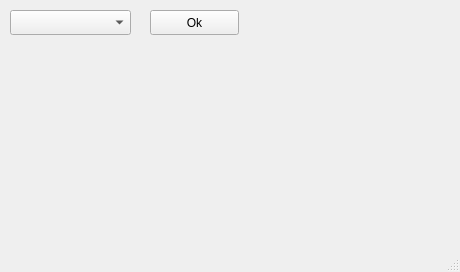
<?xml version="1.0" encoding="UTF-8"?>
<ui version="4.0">
 <class>MainWindow</class>
 <widget class="QMainWindow" name="MainWindow">
  <property name="geometry">
   <rect>
    <x>0</x>
    <y>0</y>
    <width>460</width>
    <height>272</height>
   </rect>
  </property>
  <property name="windowTitle">
   <string>MainWindow</string>
  </property>
  <widget class="QWidget" name="centralwidget">
   <widget class="QComboBox" name="comboBox">
    <property name="geometry">
     <rect>
      <x>10</x>
      <y>10</y>
      <width>121</width>
      <height>25</height>
     </rect>
    </property>
   </widget>
   <widget class="QPushButton" name="pushButton">
    <property name="geometry">
     <rect>
      <x>150</x>
      <y>10</y>
      <width>89</width>
      <height>25</height>
     </rect>
    </property>
    <property name="text">
     <string>Ok</string>
    </property>
   </widget>
  </widget>
  <widget class="QMenuBar" name="menubar">
   <property name="geometry">
    <rect>
     <x>0</x>
     <y>0</y>
     <width>460</width>
     <height>22</height>
    </rect>
   </property>
  </widget>
  <widget class="QStatusBar" name="statusbar"/>
 </widget>
 <resources/>
 <connections/>
</ui>
